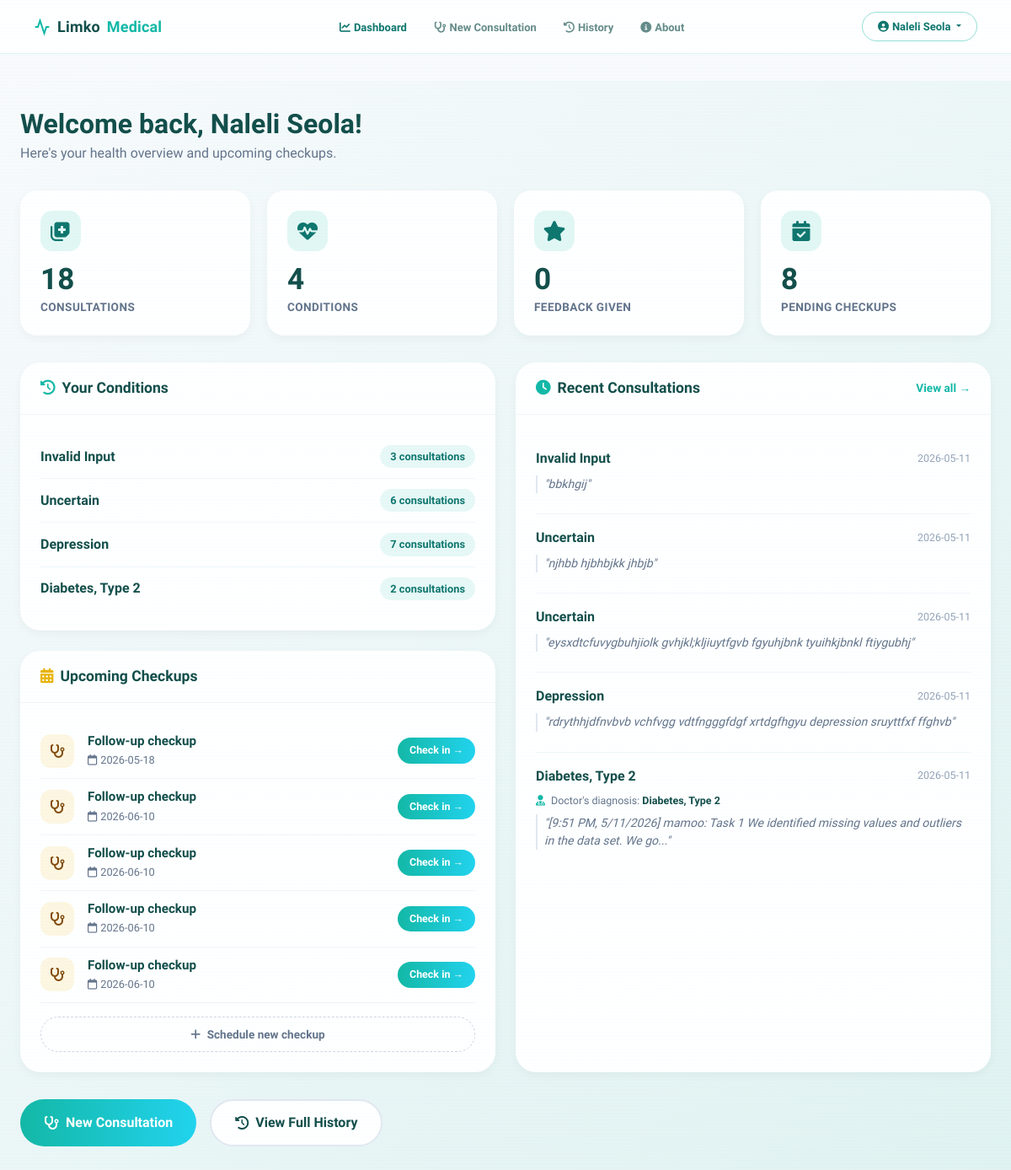
The page /dashboard (signed in) on the database as committed earlier.
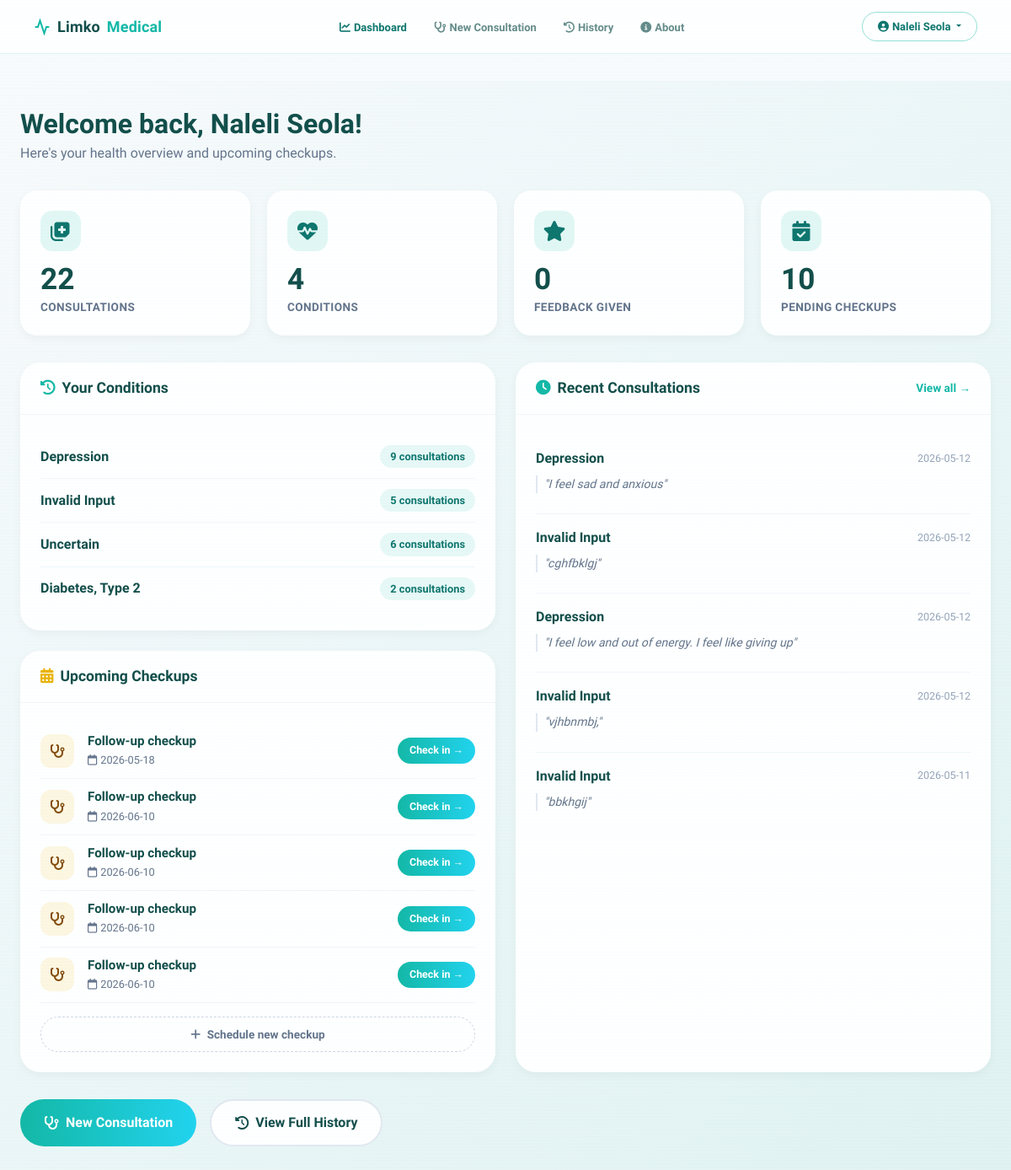
The same page on the database as committed later.
### tables this page shows
CREATE TABLE checkups (
                    checkup_id INTEGER PRIMARY KEY AUTOINCREMENT,
                    user_id TEXT NOT NULL,
                    consultation_id INTEGER,
                    scheduled_date DATE,
                    status TEXT DEFAULT 'pending',
                    notes TEXT,
                    created_at TIMESTAMP DEFAULT CURRENT_TIMESTAMP, feeling TEXT, severity INTEGER, medication_adherence TEXT,
                    FOREIGN KEY (user_id) REFERENCES users(user_id),
                    FOREIGN KEY (consultation_id) REFERENCES consultations(consultation_id)
                );

CREATE TABLE consultations (
                    consultation_id INTEGER PRIMARY KEY AUTOINCREMENT,
                    user_id TEXT NOT NULL,
                    symptoms TEXT NOT NULL,
                    predicted_condition TEXT NOT NULL,
                    confidence REAL NOT NULL,
                    recommendations TEXT,
                    created_at TIMESTAMP DEFAULT CURRENT_TIMESTAMP, user_diagnosis TEXT, diagnosis_agreement TEXT,
                    FOREIGN KEY (user_id) REFERENCES users(user_id)
                );

### web/routes.py (the view)
@main_bp.route('/dashboard')
@login_required
def dashboard():
    history_service = get_history_service()
    auth_service = get_auth_service()
    user_id = session['user_id']
    user = auth_service.get_user_profile(user_id)
    consultations = history_service.get_user_history(user_id, limit=10)
    checkups = history_service.get_upcoming_checkups(user_id)
    previous_conditions = history_service.get_previous_conditions(user_id)
    stats = history_service.get_user_stats(user_id)
    return render_template('dashboard.html',
                           user=user,
                           consultations=consultations,
                           checkups=checkups,
                           previous_conditions=previous_conditions,
                           stats=stats)

### web/routes.py (called while the page is built)
def login_required(f):
    @wraps(f)
    def decorated_function(*args, **kwargs):
        if 'user_id' not in session:
            flash('Please sign in to access this page.', 'error')
            return redirect(url_for('main.login'))
        return f(*args, **kwargs)
    return decorated_function

def get_history_service():
    if not hasattr(current_app, '_history'):
        current_app._history = HistoryService()
    return current_app._history

def get_auth_service():
    if not hasattr(current_app, '_auth'):
        current_app._auth = AuthService()
    return current_app._auth

### web/services/history_service.py (called while the page is built)
    def get_previous_conditions(self, user_id):
        with sqlite3.connect(self.db_path) as conn:
            cursor = conn.cursor()
            cursor.execute('''
                SELECT DISTINCT predicted_condition, COUNT(*) as count, MAX(created_at)
                FROM consultations
                WHERE user_id = ?
                GROUP BY predicted_condition
                ORDER BY MAX(created_at) DESC
            ''', (user_id,))
            return [{'condition': row[0], 'count': row[1]} for row in cursor.fetchall()]

### web/templates/dashboard.html (shortened to what the changed rows need)
{% extends "base.html" %}
{% block content %}
{% set ns = namespace(confirmed=0,accepted=0,overridden=0,conflict=0,with_diag=0) %}
{% for c in consultations %}
    {% if c.user_diagnosis %}
        {% set ns.with_diag = ns.with_diag + 1 %}
        {% if c.diagnosis_agreement == 'confirmed'  %}{% set ns.confirmed  = ns.confirmed  + 1 %}{% endif %}
        {% if c.diagnosis_agreement == 'accepted'   %}{% set ns.accepted   = ns.accepted   + 1 %}{% endif %}
        {% if c.diagnosis_agreement == 'overridden' %}{% set ns.overridden = ns.overridden + 1 %}{% endif %}
        {% if c.diagnosis_agreement == 'conflict'   %}{% set ns.conflict   = ns.conflict   + 1 %}{% endif %}
    {% endif %}
{% endfor %}
{% set conflict_consultations = consultations | selectattr('diagnosis_agreement','equalto','conflict') | list %}
<div class="dashboard-page">
  <div class="dashboard-container">
    <div class="welcome-header">
      <h1>Welcome back, {{ user.full_name or user.email.split('@')[0] }}!</h1>
    </div>
    <div class="stats-grid">
      <div class="stat-card">
        <div class="stat-icon"><i class="fas fa-notes-medical"></i></div>
        <div class="stat-value">{{ stats.total_consultations }}</div>
        <div class="stat-label">Consultations</div>
      </div>
      <div class="stat-card">
        <div class="stat-icon"><i class="fas fa-calendar-check"></i></div>
        <div class="stat-value">{{ stats.pending_checkups }}</div>
        <div class="stat-label">Pending Checkups</div>
      </div>
    </div>
    <div class="dashboard-grid">
      <div>
        <div class="dashboard-card" style="margin-bottom:1.5rem;">
          <div class="card-body">
            {% if previous_conditions %}
              {% for cond in previous_conditions %}
              <div class="condition-item">
                <span class="condition-name">{{ cond.condition }}</span>
                <span class="condition-count">{{ cond.count }} consultation{{ 's' if cond.count > 1 }}</span>
              </div>
              {% endfor %}
            {% else %}
              <div class="empty-state"><i class="fas fa-clipboard-list"></i><p>No conditions recorded yet.<br>Start a consultation to get started.</p></div>
            {% endif %}
          </div>
        </div>
        <div class="dashboard-card">
          <div class="card-body">
            {% if checkups %}
              {% for checkup in checkups %}
              <div class="checkup-item">
                <div class="checkup-icon"><i class="fas fa-stethoscope"></i></div>
                <div class="checkup-info">
                  <h4>Follow-up checkup</h4>
                  <p><i class="far fa-calendar me-1"></i>{{ checkup.scheduled_date }}</p>
                </div>
                <button class="checkup-action-btn" onclick="openCheckupModal('{{ checkup.checkup_id }}','{{ checkup.scheduled_date }}')">Check in →</button>
              </div>
              {% endfor %}
            {% else %}
              <div class="empty-state"><i class="fas fa-calendar"></i><p>No upcoming checkups.<br>Schedule one after your next consultation!</p></div>
            {% endif %}
          </div>
        </div>
      </div>
      <div class="dashboard-card">
        <div class="card-body">
          {% if consultations %}
            {% for consult in consultations[:5] %}
            <div class="consultation-item">
              <div class="consultation-meta">
                <span class="consultation-condition">{{ consult.condition }}</span>
                <!--{% set cl = 'High' if consult.confidence >= 0.7 else ('Moderate' if consult.confidence >= 0.5 else 'Low') %}
                <span class="consultation-date">{{ consult.created_at[:10] }}</span>
              </div>
              {% if consult.user_diagnosis %}
              <div style="font-size:0.78rem;color:#64748b;margin-bottom:0.4rem;">
                <i class="fas fa-user-md" style="color:#14b8a6;margin-right:4px;"></i>
                Doctor's diagnosis: <strong style="color:#134e4a;">{{ consult.user_diagnosis }}</strong>
              </div>
              {% endif %}
              <div class="consultation-symptoms">"{{ consult.symptoms[:100] }}{% if consult.symptoms|length > 100 %}...{% endif %}"</div>
            </div>
            {% endfor %}
          {% else %}
            <div class="empty-state"><i class="fas fa-notes-medical"></i><p>No consultations yet.<br>Start your first consultation now!</p></div>
          {% endif %}
        </div>
      </div>
    </div>
  </div>
</div>
{% endblock %}

Rows that differ between the two databases and show on the page:
no longer on this page (row unchanged): consultations: condition "Uncertain", created_at "2026-05-11", symptoms "njhbb hjbhbjkk jhbjb"
no longer on this page (row unchanged): consultations: condition "Uncertain", created_at "2026-05-11", symptoms "eysxdtcfuvygbuhjiolk gvhjkl;kljiuytfgvb fgyuhjbnk tyuihkjbnkl ftiygubhj"
no longer on this page (row unchanged): consultations: condition "Depression", created_at "2026-05-11", symptoms "rdrythhjdfnvbvb vchfvgg vdtfngggfdgf xrtdgfhgyu depression sruyttfxf ffghvb"
no longer on this page (row unchanged): consultations: condition "Diabetes, Type 2", created_at "2026-05-11", user_diagnosis "Diabetes, Type 2", symptoms "[9:51 PM, 5/11/2026] mamoo: Task 1 We identified missing values and outliers in the data set. We go"
added consultations: condition "Depression", created_at "2026-05-12", symptoms "I feel sad and anxious"
added consultations: condition "Invalid Input", created_at "2026-05-12", symptoms "cghfbklgj"
added consultations: condition "Depression", created_at "2026-05-12", symptoms "I feel low and out of energy. I feel like giving up"
added consultations: condition "Invalid Input", created_at "2026-05-12", symptoms "vjhbnmbj,"
Other text that changed with them:
{{ stats.total_consultations }}: "18" → "22"
{{ stats.pending_checkups }}: "8" → "10"
new list line: "Depression 9 consultation s"
new list line: "Invalid Input 5 consultation s"
list line gone: "Invalid Input 3 consultation s"
list line gone: "Depression 7 consultation s"
